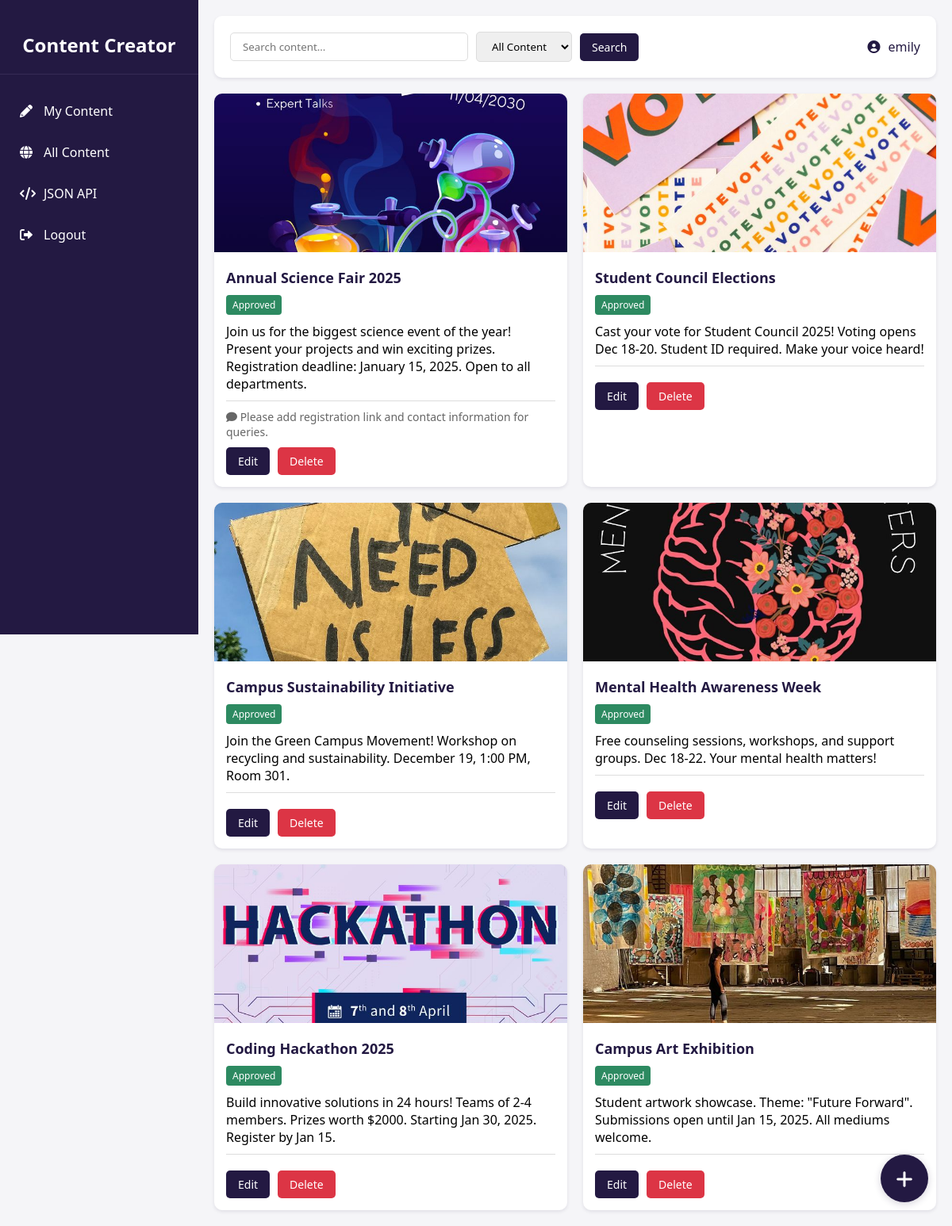
Page /contentCreatorDashboard.php (signed in) on the committed database.
### tables this page shows
CREATE TABLE IF NOT EXISTS `user_permissions` (
                                                  `id` INT(11) NOT NULL AUTO_INCREMENT,
    `user_id` INT(11) NOT NULL,
    `can_search_own_content` BOOLEAN NOT NULL DEFAULT TRUE,
    `can_view_others_content` BOOLEAN NOT NULL DEFAULT FALSE,
    `can_add_content` BOOLEAN NOT NULL DEFAULT FALSE,
    `can_edit_content` BOOLEAN NOT NULL DEFAULT FALSE,
    `can_delete_content` BOOLEAN NOT NULL DEFAULT FALSE,
    PRIMARY KEY (`id`),
    KEY `user_id` (`user_id`),
    CONSTRAINT `user_permissions_ibfk_1` FOREIGN KEY (`user_id`) REFERENCES `users` (`id`) ON DELETE CASCADE
    );

CREATE TABLE IF NOT EXISTS `content` (
                                         `id` int(11) NOT NULL AUTO_INCREMENT,
    `creator_id` int(11) NOT NULL,
    `title` varchar(200) NOT NULL,
    `description` text NOT NULL,
    `image_path` varchar(255) NOT NULL,
    `img_category` varchar(50) NOT NULL,
    `status` enum('pending','approved','rejected') NOT NULL DEFAULT 'pending',
    PRIMARY KEY (`id`),
    KEY `creator_id` (`creator_id`),
    CONSTRAINT `content_ibfk_1` FOREIGN KEY (`creator_id`) REFERENCES `users` (`id`) ON DELETE CASCADE
    );

CREATE TABLE IF NOT EXISTS `comments` (
                                          `id` int(11) NOT NULL AUTO_INCREMENT,
    `content_id` int(11) NOT NULL,
    `editor_id` int(11) NOT NULL,
    `comment` text NOT NULL,
    PRIMARY KEY (`id`),
    KEY `content_id` (`content_id`),
    KEY `editor_id` (`editor_id`),
    CONSTRAINT `comments_ibfk_1` FOREIGN KEY (`content_id`) REFERENCES `content` (`id`) ON DELETE CASCADE,
    CONSTRAINT `comments_ibfk_2` FOREIGN KEY (`editor_id`) REFERENCES `users` (`id`) ON DELETE CASCADE
    );

### contentCreatorDashboard.php (the view, shortened to what this page needs)
<?php
require "db.php";
$CCName = $_SESSION['username'];
$contentCreatorId = $_SESSION['user_id'];
$stmt = $db->prepare("
    SELECT can_search_own_content, can_view_others_content,
           can_add_content, can_edit_content, can_delete_content
    FROM user_permissions
    WHERE user_id = :user_id
");
$stmt->execute([':user_id' => $contentCreatorId]);
$permissions = $stmt->fetch(PDO::FETCH_ASSOC);
global $db;
$stmt = $db->prepare("SELECT * FROM content WHERE creator_id = :creator_id");
$stmt->execute([':creator_id' => $contentCreatorId]);
$contents = $stmt->fetchAll();
?>
<!DOCTYPE html>
<html lang="en">
<head>
    <link href="https://cdnjs.cloudflare.com/ajax/libs/font-awesome/6.0.0/css/all.min.css" rel="stylesheet">
</head>
<body>
    <nav class="sidebar">
        <div class="logo">
            Content Creator
        </div>
        <ul class="nav-links">
            <li>
                <a href="contentCreatorDashboard.php" class="nav-item">
                    <i class="fas fa-pencil-alt"></i>
                    My Content
                </a>
            </li>
            <li>
                <a href="home.php" class="nav-item">
                    <i class="fas fa-globe"></i>
                    All Content
                </a>
            </li>
            <li>
                <a href="./contentCreatorJson.php" class="nav-item">
                    <i class="fas fa-code"></i>
                    JSON API
                </a>
            </li>
            <li>
                <a href="logout.php" class="nav-item">
                    <i class="fas fa-sign-out-alt"></i>
                    Logout
                </a>
            </li>
        </ul>
    </nav>
    <div class="main-content">
        <div class="header">
            <div class="search-bar">
                <input type="text" class="search-input" placeholder="Search content..." <?= !$permissions['can_search_own_content'] ? 'disabled' : '' ?>>
                <select class="filter-select" <?= !$permissions['can_search_own_content'] ? 'disabled' : '' ?>>
                    <option value="all">All Content</option>
                </select>
                <button class="btn" id="search-btn" <?= !$permissions['can_search_own_content'] ? 'disabled' : '' ?>>Search</button>
            </div>
            <div class="user-info">
                <i class="fas fa-user-circle"></i>
                <span><?= $CCName ?></span>
            </div>
        </div>
        <div class="content-grid">
    <?php foreach ($contents as $content): ?>
        <div class="content-card">
            <img src="<?= htmlspecialchars(isset($content['image_path']) ? $content['image_path'] : '/api/placeholder/300/200', ENT_QUOTES) ?>" alt="Content" class="content-image">
            <div class="content-info">
                <div class="content-title"><?= htmlspecialchars(isset($content['title']) ? $content['title'] : 'Untitled', ENT_QUOTES) ?></div>
                <span class="content-status <?= isset($content['status']) && $content['status'] === 'approved' ? 'status-approved' : 'status-pending' ?>">
                    <?= htmlspecialchars(ucfirst(isset($content['status']) ? $content['status'] : 'Pending'), ENT_QUOTES) ?>
                </span>
                <p><?= htmlspecialchars(isset($content['description']) ? $content['description'] : 'No description available.', ENT_QUOTES) ?></p>
                <div class="comments-section">
                    <?php
                    $commentStmt = $db->prepare("SELECT * FROM comments WHERE content_id = :content_id");
                    $commentStmt->execute([':content_id' => $content['id']]);
                    $comments = $commentStmt->fetchAll(PDO::FETCH_ASSOC);
                    foreach ($comments as $comment): ?>
                        <div class="comment">
                            <i class="fas fa-comment"></i>
                            <?= htmlspecialchars(isset($comment['comment']) ? $comment['comment'] : 'No comment', ENT_QUOTES) ?>
                        </div>
                    <?php endforeach; ?>
                </div>
                <div class="content-actions">
                <?php if ($permissions['can_edit_content']): ?>
                <a href="edit.php?content_id=<?= $content['id'] ?>" class="btn">Edit</a>
                <?php else: ?>
                    <button class="btn" disabled>Edit</button>
                <?php endif; ?>
                <?php if ($permissions['can_delete_content']): ?>
                <form method="POST" action="contentCreatorDashboard.php" style="display:inline;">
                    <button type="submit" class="btn delete-btn">Delete</button>
                </form>
                <?php else: ?>
                    <button class="btn delete-btn" disabled>Delete</button>
                <?php endif; ?>
            </div>
            </div>
        </div>
    <?php endforeach; ?>
</div>
        <a href="contentCreatorAddContent.php">
    <button class="add-content-btn" <?= !$permissions['can_add_content'] ? 'disabled' : '' ?>>
        <i class="fas fa-plus"></i>
    </button>
        </a>
    </div>
</body>
</html>

### contentCreatorDashboard.php (style rules this page uses)
* { margin: 0; padding: 0; box-sizing: border-box; font-family: 'Segoe UI', Tahoma, Geneva, Verdana, sans-serif; }
body { display: flex; min-height: 100vh; background: #f5f5f8; }
.sidebar { width: 250px; background: #231942; color: white; padding: 20px 0; position: fixed; height: 100vh; }
.logo { text-align: center; padding: 20px; font-size: 24px; font-weight: bold; border-bottom: 1px solid #362a55; margin-bottom: 20px; }
.nav-links { list-style: none; }
.nav-item { padding: 15px 25px; cursor: pointer; transition: all 0.3s; display: flex; align-items: center; gap: 10px; color: white; text-decoration: none; }
.nav-item i { width: 20px; }
.main-content { flex: 1; margin-left: 250px; padding: 20px; }
.header { display: flex; justify-content: space-between; align-items: center; padding: 20px; background: white; border-radius: 10px; box-shadow: 0 2px 4px rgba(35,25,66,0.1); margin-bottom: 20px; }
.search-bar { display: flex; gap: 10px; align-items: center; }
.search-input { padding: 8px 15px; border: 1px solid #ddd; border-radius: 5px; width: 300px; }
.filter-select { padding: 8px 15px; border: 1px solid #ddd; border-radius: 5px; }
.btn { background: #231942; color: white; padding: 8px 15px; border: none; border-radius: 5px; cursor: pointer; font-size: 14px; transition: background 0.3s; }
.content-grid { display: grid; grid-template-columns: repeat(auto-fill, minmax(300px, 1fr)); gap: 20px; margin-top: 20px; }
.content-card { background: white; border-radius: 10px; box-shadow: 0 2px 4px rgba(35,25,66,0.1); overflow: hidden; }
.content-image { width: 100%; height: 200px; background: #ddd; object-fit: cover; }
.content-info { padding: 15px; }
.content-title { font-size: 18px; font-weight: bold; margin-bottom: 10px; color: #231942; }
.content-status { display: inline-block; padding: 4px 8px; border-radius: 4px; font-size: 12px; margin-bottom: 10px; }
.status-approved { background: #2d8a61; color: white; }
.content-actions { display: flex; gap: 10px; margin-top: 10px; }
.comments-section { margin-top: 10px; padding-top: 10px; border-top: 1px solid #ddd; }
.comment { font-size: 14px; color: #666; margin-bottom: 5px; }
.add-content-btn { position: fixed; bottom: 30px; right: 30px; width: 60px; height: 60px; background: #231942; color: white; border: none; border-radius: 50%; font-size: 24px; cursor: pointer; box-shadow: 0 2px 10px rgba(35,25,66,0.2); transition: transform 0.3s; }
.user-info { display: flex; align-items: center; gap: 10px; color: #231942; }
.btn.delete-btn { background: #dc3545; }
a { text-decoration: none; }

### rows in the picture
user_permissions: can_search_own_content "All Content"
content: image_path (picture), title "Annual Science Fair 2025", status "Approved", description "Join us for the biggest science event of the year! Present your projects and win exciting prizes. Registration deadline: January 15, 2025. Open to all departments."
comments: comment "Please add registration link and contact information for queries."
content: image_path (picture), title "Student Council Elections", status "Approved", description "Cast your vote for Student Council 2025! Voting opens Dec 18-20. Student ID required. Make your voice heard!"
content: image_path (picture), title "Campus Sustainability Initiative", status "Approved", description "Join the Green Campus Movement! Workshop on recycling and sustainability. December 19, 1:00 PM, Room 301."
content: image_path (picture), title "Mental Health Awareness Week", status "Approved", description "Free counseling sessions, workshops, and support groups. Dec 18-22. Your mental health matters!"
content: image_path (picture), title "Coding Hackathon 2025", status "Approved", description "Build innovative solutions in 24 hours! Teams of 2-4 members. Prizes worth $2000. Starting Jan 30, 2025. Register by Jan 15."
content: image_path (picture), title "Campus Art Exhibition", status "Approved", description "Student artwork showcase. Theme: \"Future Forward\". Submissions open until Jan 15, 2025. All mediums welcome."

### other values in the picture
$CCName "emily"
